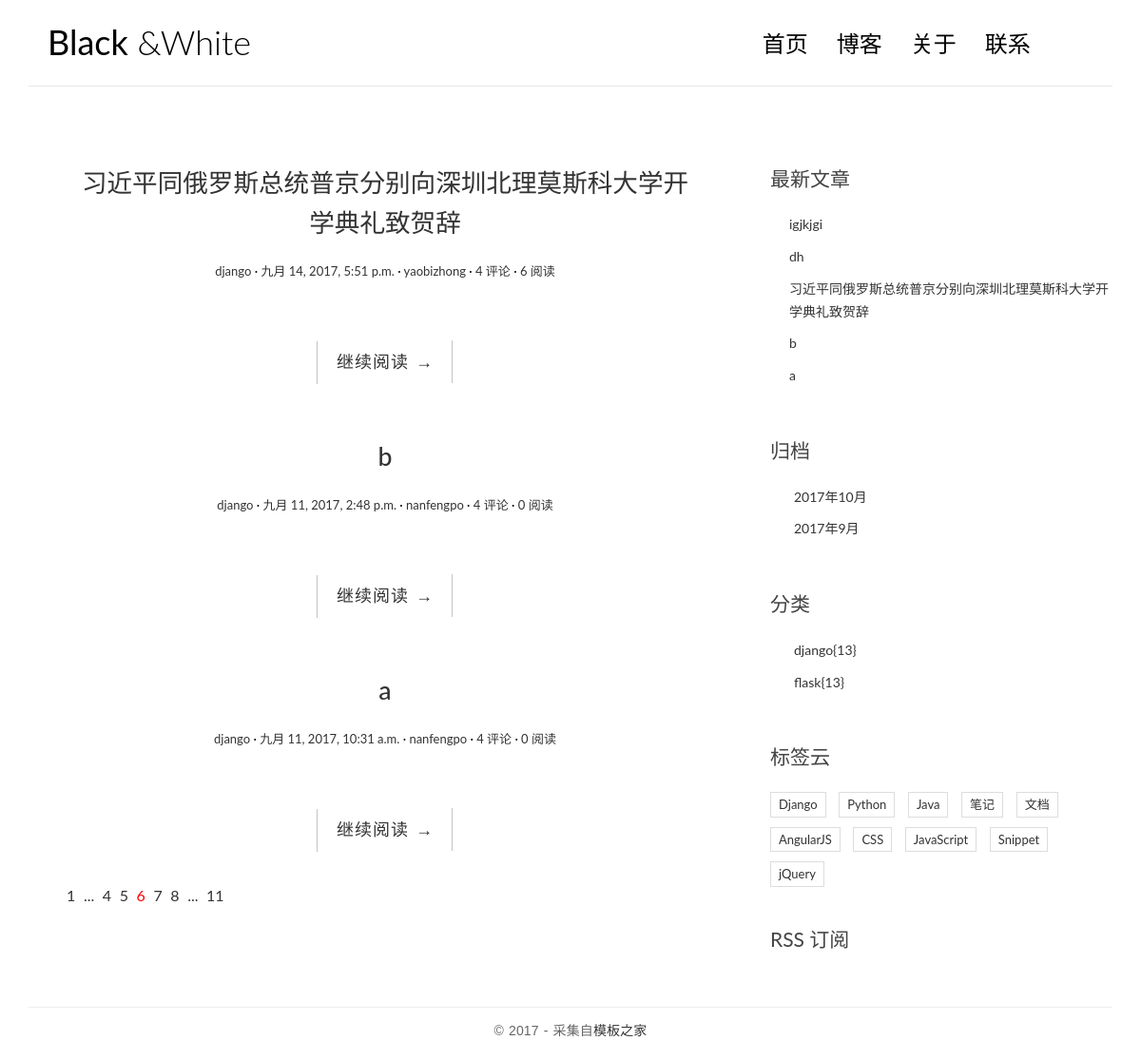
The page /category/1/ on the database as committed earlier.
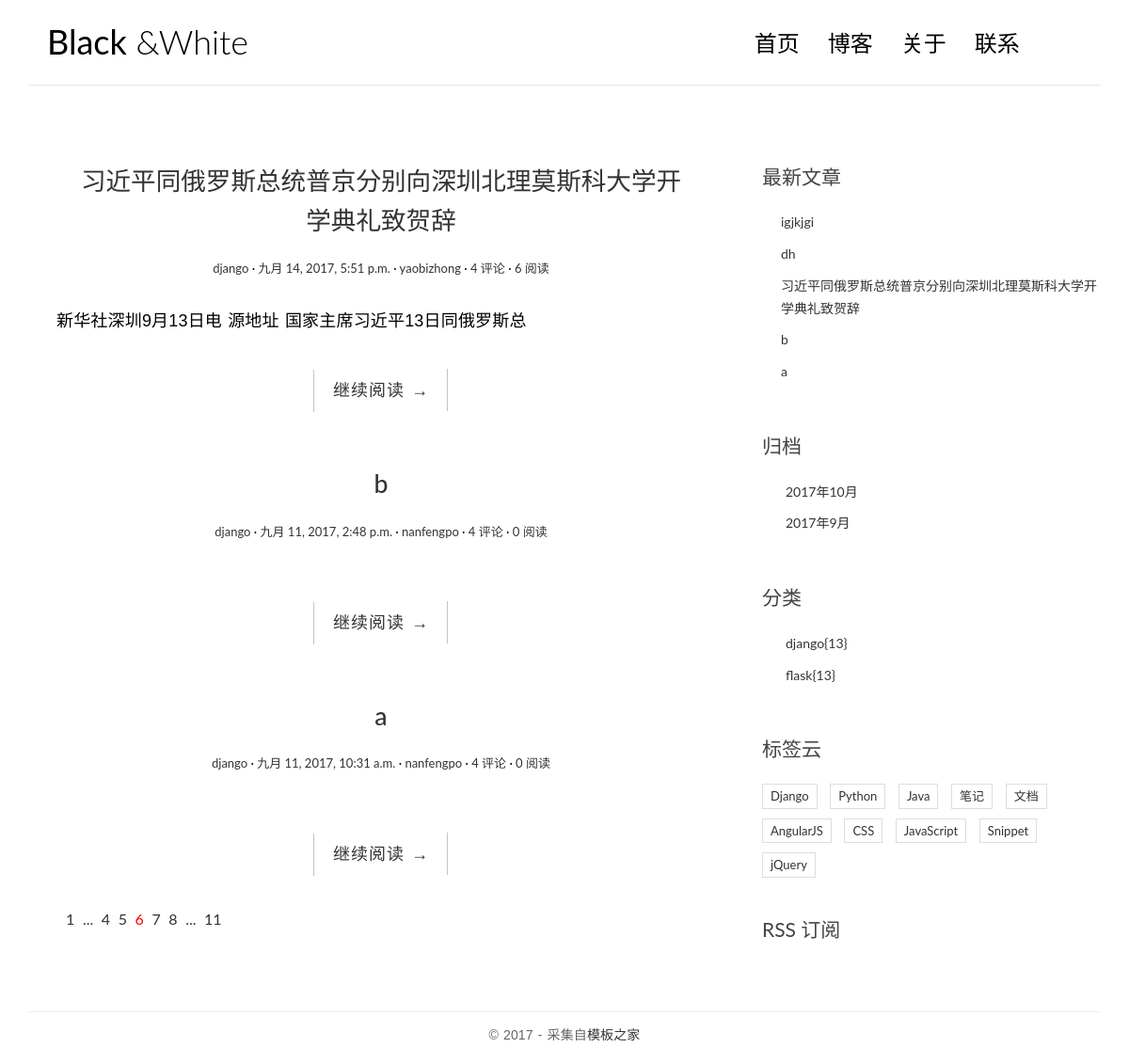
The same page on the database as committed later.
### blog/models.py (models this page shows, shortened)
class Post(models.Model):
    title = models.CharField(max_length=64)
    body = models.TextField()
    created_time = models.DateTimeField()
    modified_time = models.DateTimeField()
    excerpt = models.CharField(max_length=256,blank=True)
    category = models.ForeignKey(Category)
    tags = models.ManyToManyField(Tag,blank=True)
    author = models.ForeignKey(User)
    views = models.PositiveIntegerField(default=0)
    class Meta:
        ordering = ['-created_time','-modified_time']
    def get_absolute_url(self):
        return reverse('blog:detail',kwargs={'pk':self.pk})

class Category(models.Model):
    name = models.CharField(max_length=64)

### blog/views.py (the view)
# urls.py: url(r'^category/(?P<pk>[0-9]+)/$',views.category,name='category'),
def category(request,pk):
    cate = get_object_or_404(Category,pk=pk)
    post_list = Post.objects.filter(category=cate)
    return render(request,'blog/index.html',context={'post_list':post_list})

### blog/templatetags/blog_tags.py (called while the page is built)
@register.simple_tag
def get_recent_posts(num=5):
    return Post.objects.all().order_by('-created_time')[:num]

@register.simple_tag
def archives():
    return Post.objects.dates('created_time','month',order='DESC')

@register.simple_tag
def get_categories():
    return Category.objects.all()

### templates/blog/index.html
{% extends 'blog/base.html' %}
{% block main %}
{% for post in post_list %}
<article class="post post-{{ post.pk }}">
    <header class="entry-header">
        <h1 class="entry-title">
            <a href="{{ post.get_absolute_url }}">{{ post.title }}</a>
        </h1>
        <div class="entry-meta">
            <span class="post-category"><a href="#">{{ post.category.name }}</a></span>
            <span class="post-date"><a href="#"><time class="entry-date" datetime="{{ post.created_time }}">{{ post.created_time }}</time></a></span>
            <span class="post-author"><a href="#">{{ post.author }}</a></span>
            <span class="comments-link"><a href="#">4 评论</a></span>
            <span class="views-count"><a href="#">{{post.views}} 阅读</a></span>
        </div>
    </header>
    <div class="entry-content clearfix">
        <p>{{ post.excerpt }}</p>
        <div class="read-more cl-effect-14">
            <a href="{{ post.get_absolute_url }}" class="more-link">继续阅读 <span class="meta-nav">→</span></a>
        </div>
    </div>
</article>
{% empty %}
<div class="no-post">暂时还没有发布的文章！</div>
{% endfor %}
<div class="pagination">
    <ul>
        <li><a href="">1</a></li>
        <li><a href="">...</a></li>
        <li><a href="">4</a></li>
        <li><a href="">5</a></li>
        <li class="current"><a href="">6</a></li>
        <li><a href="">7</a></li>
        <li><a href="">8</a></li>
        <li><a href="">...</a></li>
        <li><a href="">11</a></li>
    </ul>
</div>
{% endblock main %}

### templates/blog/base.html (shortened to what this page needs)
{% load staticfiles %}
{% load blog_tags %}
<html>
<head>
    <link rel="stylesheet" href="{% static 'blog/css/bootstrap.min.css' %}">
    <link rel="stylesheet" href="{% static 'blog/css/custom.css' %}">
    <link rel="stylesheet" href="{% static 'blog/css/pace.css' %}">
    <link rel="stylesheet" href="{% static 'blog/css/highlights/github.css' %}">
    <link rel="stylesheet" href="http://code.ionicframework.com/ionicons/2.0.1/css/ionicons.min.css">
</head>
<body>
<div class="container">
    <header id="site-header">
        <div class="row">
            <div class="col-md-4 col-sm-5 col-xs-8">
                <div class="logo">
                    <h1><a href="{% url 'blog:index' %}"><b>Black</b> &amp;White</a></h1>
                </div>
            </div>
            <div class="col-md-8 col-sm-7 col-xs-4">
                <nav class="main-nav" role="navigation">
                    <div class="collapse navbar-collapse" id="bsexample-navbar-collapse-1">
                        <ul class="nav navbar-nav navbar-right">
                            <li class="cl-effect-11"><a href="{% url 'blog:index' %}" data-hover="首页">首页</a></li>
                            <li class="cl-effect-11"><a href="fullwidth.html" data-hover="博客">博客</a></li>
                            <li class="cl-effect-11"><a href="about.html" data-hover="关于">关于</a></li>
                            <li class="cl-effect-11"><a href="contact.html" data-hover="联系">联系</a></li>
                        </ul>
                    </div>
                </nav>
            </div>
        </div>
    </header>
</div>
<div class="content-body">
    <div class="container">
        <div class="row">
            <main class="col-md-8">
                {% block main %}
                {% endblock %}
            </main>
            <aside class="col-md-4">
                <div class="widget widget-recent-posts">
                    <h3 class="widget-title">最新文章</h3>
                    {% get_recent_posts as recent_post_list %}
                    <ul>
                        {% for post in recent_post_list %}
                        <li>
                            <a href="{{ post.get_absolute_url }}">{{post.title}}</a>
                        </li>
                        {% empty %}
                        没有文章
                        {% endfor %}
                    </ul>
                </div>
                <div class="widget widget-archives">
                    <h3 class="widget-title">归档</h3>
                    {% archives as date_list %}
                    <ul>
                        {% for date in date_list %}
                        <li>
                            <a href="{% url 'blog:archives' date.year date.month %}">{{date.year}}年{{date.month}}月</a>
                        </li>
                        {% empty %}
                        没有归档
                        {% endfor %}
                    </ul>
                </div>
                <div class="widget widget-category">
                    <h3 class="widget-title">分类</h3>
                    {% get_categories as category_list %}
                    <ul>
                        {% for category in category_list %}
                        <li>
                            <a href="{% url 'blog:category' category.pk %}">{{category.name}}<span class="post-count">{13}</span></a>
                        </li>
                        {% empty %}
                        没有分类
                        {% endfor %}
                    </ul>
                </div>
                <div class="widget widget-tag-cloud">
                    <h3 class="widget-title">标签云</h3>
                    <ul>
                        <li>
                            <a href="#">Django</a>
                        </li>
                        <li>
                            <a href="#">Python</a>
                        </li>
                        <li>
                            <a href="#">Java</a>
                        </li>
                        <li>
                            <a href="#">笔记</a>
                        </li>
                        <li>
                            <a href="#">文档</a>
                        </li>
                        <li>
                            <a href="#">AngularJS</a>
                        </li>
                        <li>
                            <a href="#">CSS</a>
                        </li>
                        <li>
                            <a href="#">JavaScript</a>
                        </li>
                        <li>
                            <a href="#">Snippet</a>
                        </li>
                        <li>
                            <a href="#">jQuery</a>
                        </li>
                    </ul>
                </div>
                <div class="rss">
                    <a href=""> RSS 订阅</a>
                </div>
            </aside>
        </div>
    </div>
</div>
<footer id="site-footer">
    <div class="container">
        <div class="row">
            <div class="col-md-12">
                <p class="copyright">&copy 2017 - 采集自<a href="http://www.cssmoban.com/" target="_blank" title="模板之家">模板之家</a></p>
            </div>
        </div>
    </div>
</footer>
</body>
</html>

### blog/static/blog/css/custom.css (style rules this page uses)
* { outline: none; }
h1, h2, h3, h4, h5, h6 { margin-top: 0; }
b { font-weight: 400; }
a { color: #333; }
body { color: #444; font-family: 'Lato', sans-serif; }
p { font-family: 'Ubuntu', sans-serif; font-weight: 400; word-spacing: 1px; letter-spacing: 0.01em; }
#site-header { background-color: #FFF; padding: 25px 20px; margin-bottom: 40px; border-bottom: 1px solid #e7e7e7; }
.logo h1 a { color: #000; }
.logo h1 { margin: 0; font-family: 'Lato', sans-serif; font-weight: 300; }
.main-nav { margin-top: 11px; max-width: 95%; }
.main-nav a { color: #000000 !important; padding: 0 0 5px 0 !important; margin-right: 30px; font-family: 'Lato', sans-serif; font-weight: 300; font-size: 24px; }
.cl-effect-11 a { padding: 10px 0; color: #0972b4; text-shadow: none; }
.cl-effect-11 a::before { position: absolute; top: 0; left: 0; overflow: hidden; padding: 0 0 5px 0 !important; max-width: 0; border-bottom: 1px solid #000; color: #000; content: attr(data-hover); white-space: nowrap; -webkit-transition: max-width 0.5s; -moz-transition: max-width 0.5s; transition: max-width 0.5s; }
.content-body { padding-bottom: 4em; }
.post { background: #fff; padding: 30px 30px 0; }
.entry-title { text-align: center; font-size: 1.9em; margin-bottom: 20px; line-height: 1.6; padding: 10px 20px 0; }
.entry-meta { text-align: center; color: #DDDDDD; font-size: 13px; margin-bottom: 30px; }
.entry-content { font-size: 18px; line-height: 1.9; font-weight: 300; color: #000; }
.post-category::after, .post-date::after, .post-author::after, .comments-link::after { content: ' ·'; color: #000; }
.read-more { font-family: 'Ubuntu', sans-serif; font-weight: 400; word-spacing: 1px; letter-spacing: 0.01em; text-align: center; margin-top: 20px; }
.cl-effect-14 a { padding: 0 20px; height: 45px; line-height: 45px; position: relative; display: inline-block; margin: 15px 25px; letter-spacing: 1px; font-weight: 400; text-shadow: 0 0 1px rgba(255, 255, 255, 0.3); }
.cl-effect-14 a::before, .cl-effect-14 a::after { position: absolute; width: 45px; height: 1px; background: #C3C3C3; content: ''; -webkit-transition: all 0.3s; -moz-transition: all 0.3s; transition: all 0.3s; pointer-events: none; }
.cl-effect-14 a::before { top: 0; left: 0; -webkit-transform: rotate(90deg); -moz-transform: rotate(90deg); transform: rotate(90deg); -webkit-transform-origin: 0 0; -moz-transform-origin: 0 0; transform-origin: 0 0; }
.cl-effect-14 a::after { right: 0; bottom: 0; -webkit-transform: rotate(90deg); -moz-transform: rotate(90deg); transform: rotate(90deg); -webkit-transform-origin: 100% 0; -moz-transform-origin: 100% 0; transform-origin: 100% 0; }
.widget { background: #fff; padding: 30px 0 0; }
.widget-title { font-size: 1.5em; margin-bottom: 20px; line-height: 1.6; padding: 10px 0 0; font-weight: 400; }
.widget-recent-posts ul { padding: 0; margin: 0; padding-left: 20px; }
.widget-recent-posts ul li { list-style-type: none; position: relative; line-height: 170%; margin-bottom: 10px; }
.widget-recent-posts ul li::before { content: '\f3d3'; font-family: "Ionicons"; position: absolute; left: -17px; top: 3px; font-size: 16px; color: #000; }
.widget-archives ul { padding: 0; margin: 0; padding-left: 25px; }
.widget-archives ul li { list-style-type: none; position: relative; line-height: 170%; margin-bottom: 10px; }
.widget-archives ul li::before { content: '\f3f3'; font-family: "Ionicons"; position: absolute; left: -25px; top: 1px; font-size: 16px; color: #000; }
.widget-category ul { padding: 0; margin: 0; padding-left: 25px; }
.widget-category ul li { list-style-type: none; position: relative; line-height: 170%; margin-bottom: 10px; }
.widget-category ul li::before { content: '\f3fe'; font-family: "Ionicons"; position: absolute; left: -25px; top: 1px; font-size: 18px; color: #000; }
.widget-tag-cloud ul { padding: 0; margin: 0; margin-right: -10px; }
.widget-tag-cloud ul li { list-style-type: none; font-size: 13px; display: inline-block; margin-right: 10px; margin-bottom: 10px; padding: 3px 8px; border: 1px solid #ddd; }
.rss { font-size: 21px; margin-top: 30px; }
.rss a { color: #444; }
#site-footer { padding-top: 10px; padding: 0 0 1.5em 0; }
.copyright { text-align: center; padding-top: 1em; margin: 0; border-top: 1px solid #eee; color: #666; }
.pagination ul { list-style: none; }
.pagination ul li { display: inline-block; font-size: 16px; margin-right: 5px; }
.current a { color: red; }

Rows that differ between the two databases and show on the page:
changed Post "习近平同俄罗斯总统普京分别向深圳北理莫斯科大学开学典礼致贺辞": excerpt (not shown) → "新华社深圳9月13日电 源地址 国家主席习近平13日同俄罗斯总"
